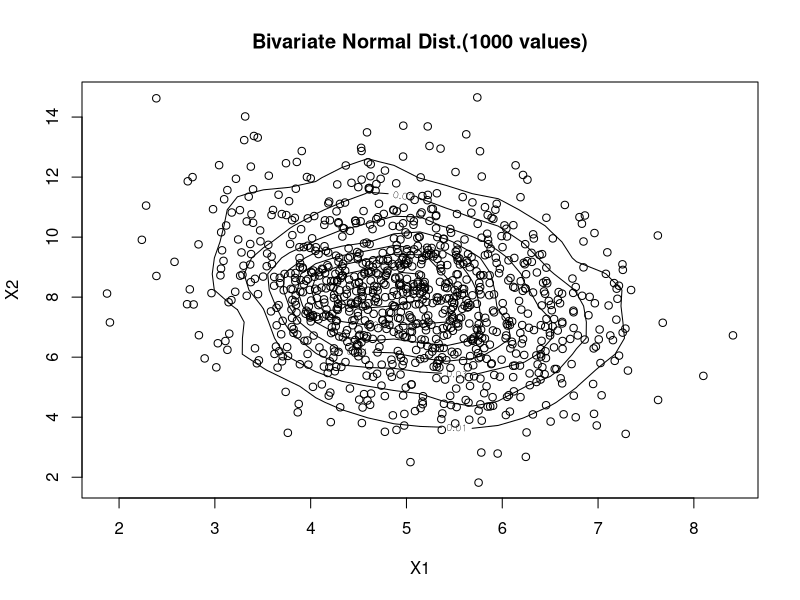
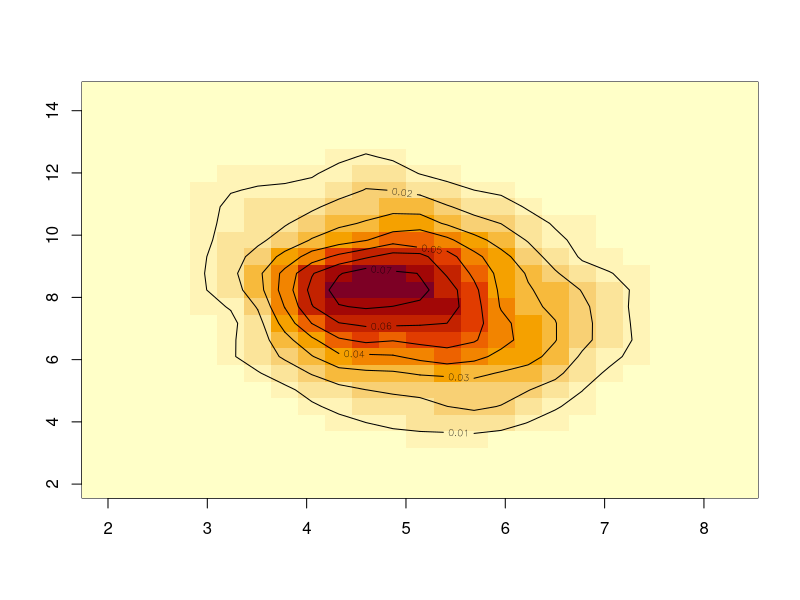
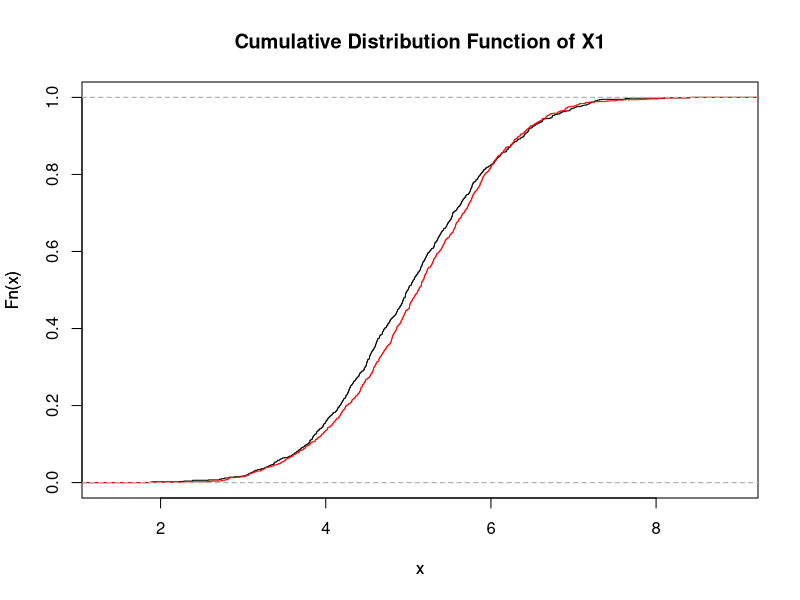
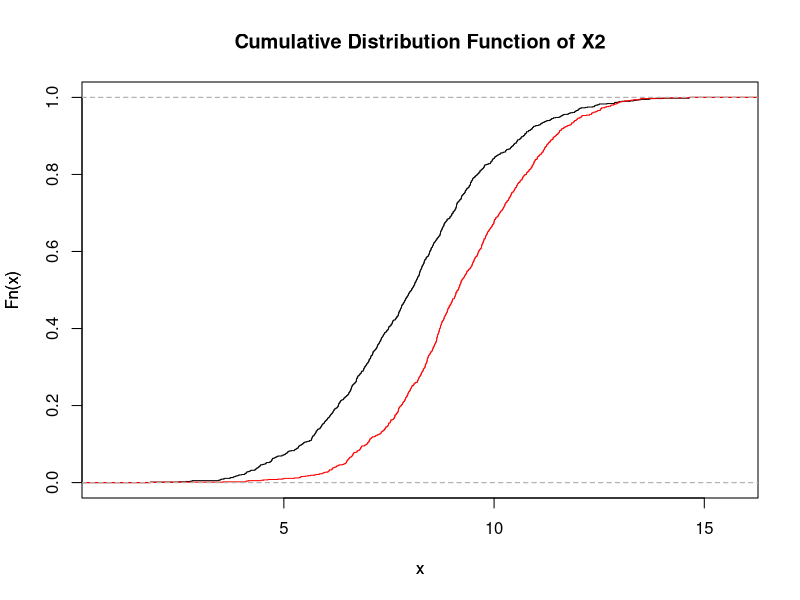
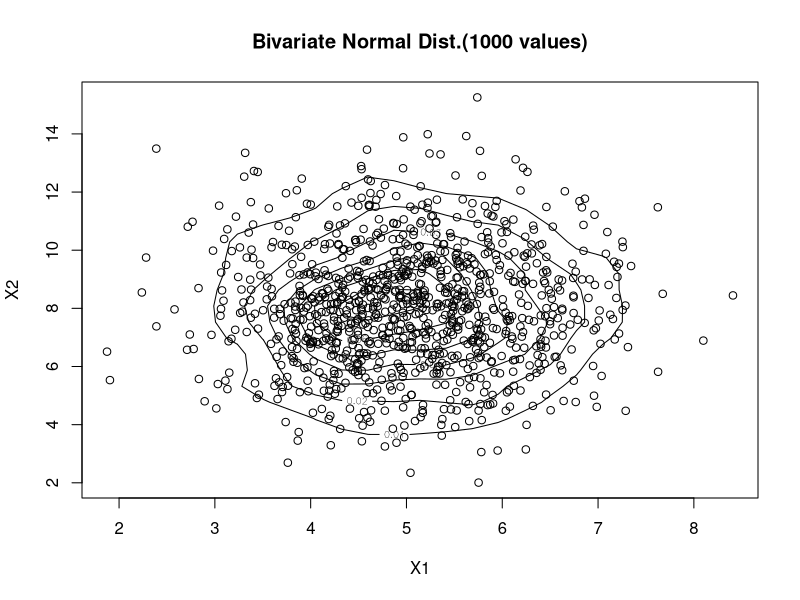
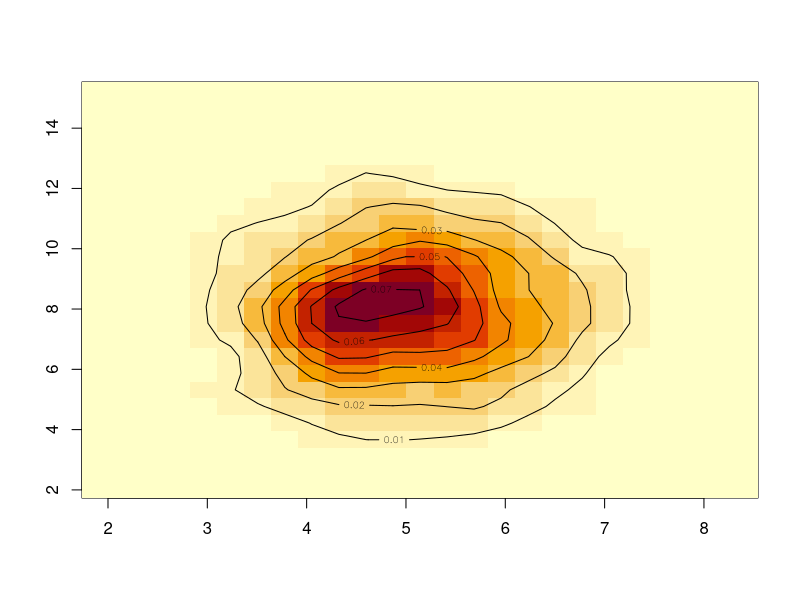
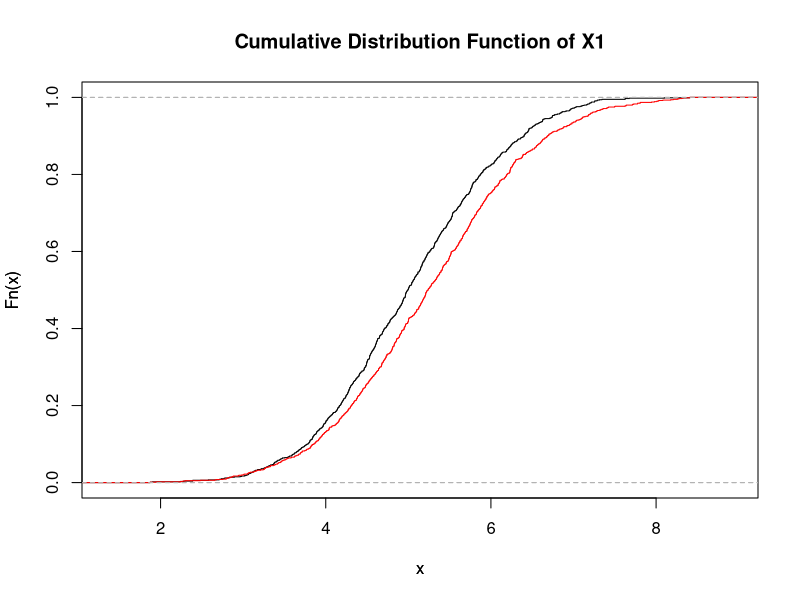
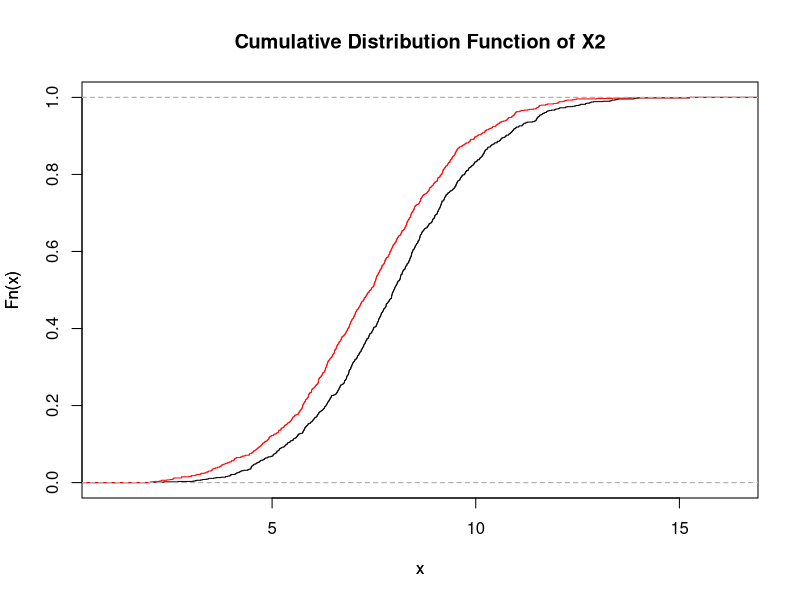

Write the R code that produced these figures, in order.
library(MASS)

n <- 1000
a <- c(-0.25, 0, 0.25)

Z <- matrix( rnorm(2 * n), nrow=n, ncol=2)

for (i in 1:3) {

	Sigma <- matrix( c(1, 2*a[i], 2*a[i], 4), nrow=2, ncol=2)
	Mu <- c(5,8)
	A <- chol(Sigma)
	X <- Z %*% A
	X[,1] = X[,1] + Mu[1]
	X[,2] = X[,2] + Mu[2]

cat("For, a = ", a[i], "\\\\\n")
cat("Mean, X1 = ", mean(X[,1]), ", X2 = ", mean(X[,2]), "\\\\\n")
cat("Variance, X1 = ", var(X[,1]), ", X2 = ", var(X[,2]), "\\\\\n")
cat("Covariance = ", cov(X[,1], X[,2]), "\\\\\\\\\n")

plot(X[,1],X[,2], main="Bivariate Normal Dist.(1000 values)", xlab="X1", ylab="X2")
z.kde=kde2d(X[,1],X[,2])
contour(z.kde,add=TRUE) 
image(z.kde); 
contour(z.kde, add = T)

	if(i == 1)
		dev.copy(png, "plot1_1.png")
	if(i == 2)
		dev.copy(png, "plot1_2.png")
	if(i == 3)
		dev.copy(png, "plot1_3.png")
	dev.off ()

plot(ecdf(X[,1]), main="Cumulative Distribution Function of X1")
par(new=TRUE)
plot(ecdf(rnorm(n, mean = 5, sd = 1)), col='red', axes=FALSE, main="")
	
	if(i == 1)
		dev.copy(png, "plot2_1.png")
	if(i == 2)
		dev.copy(png, "plot2_2.png")
	if(i == 3)
		dev.copy(png, "plot2_3.png")
	dev.off ()

plot(ecdf(X[,2]), main="Cumulative Distribution Function of X2")
par(new=TRUE)
plot(ecdf(rnorm(n, mean = 8, sd = 2)), col='red', axes=FALSE, main="")
	
	if(i == 1)
		dev.copy(png, "plot2_4.png")
	if(i == 2)
		dev.copy(png, "plot2_5.png")
	if(i == 3)
		dev.copy(png, "plot2_6.png")
	dev.off ()
}